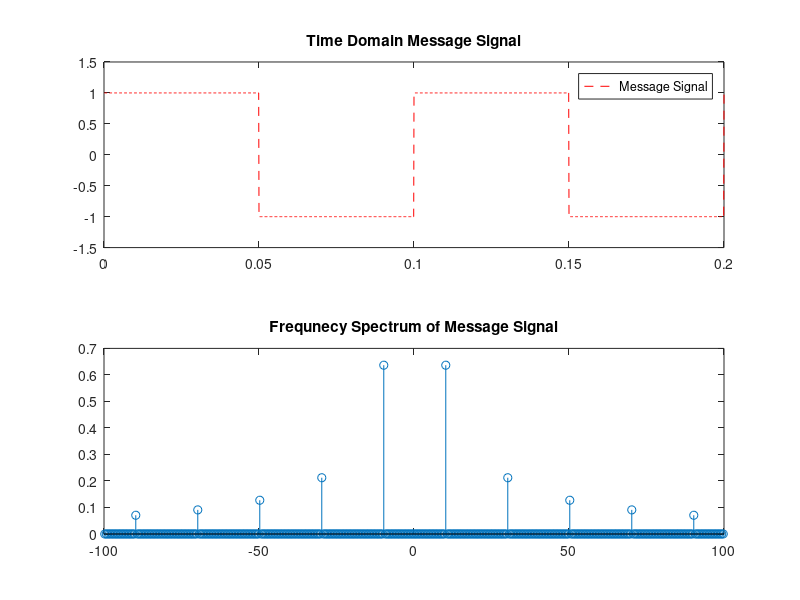
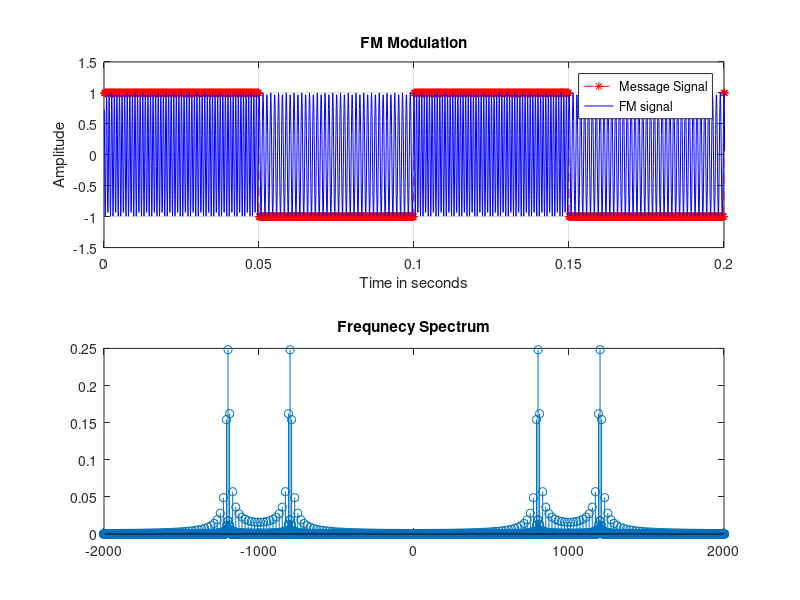
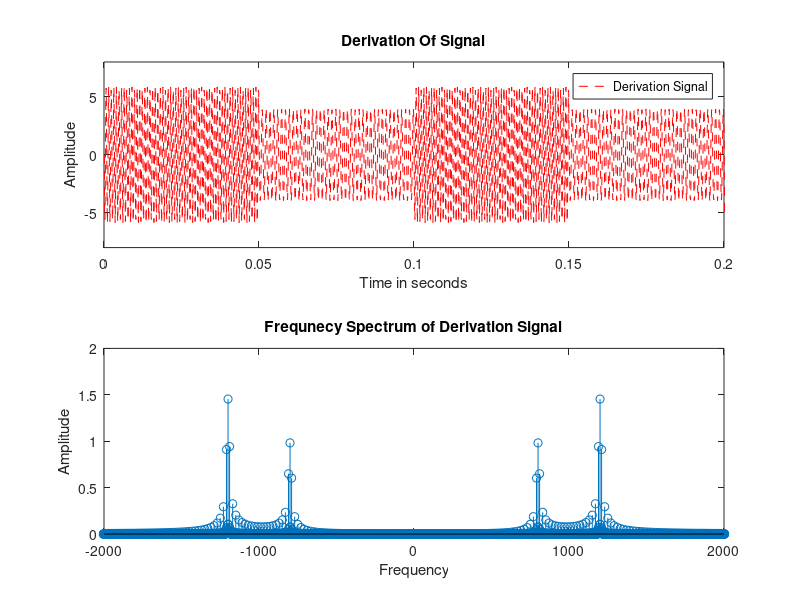

These figures' MATLAB source, in order: (Note: this script raises an error after producing the figures.)
clc
clear
close
fs = 1e4;
ts = 1 / fs;
T = 2;
t = ts:ts:T;
mp = 1;
fm = 10; % Bandwidth

m = mp*square(2*pi*fm*t); 
figure(1)
subplot(2,1,1)
plot(t,m,'r--')
legend('Message Signal')
title('Time Domain Message Signal')
axis([0 2/fm -1.5 1.5])

%Frequnecy Spectrum of Message Signal
n = length(m);
fre = fftshift(fft(m,n)); %Computes the Fourier Transform ( y-axis)
f = (-(n-1)/2 : (n-1)/2)*(fs/n);%generates the discrete frequency (x-axix)
subplot(2,1,2)
stem(f,abs(fre)/n) % W = 2 (Delta_f + B) = 2(200 + 10) = 420Hz
xlim([-100 100])
title('Frequnecy Spectrum of Message Signal')

%FM Signal
kf =400*pi; % delta f = kf*mp / 2*pi  = 400*pi*1 / 2*pi = 200
m_intg = kf*ts*cumsum(m);%Numerical Integration 
fc = 1e3;
A = 1; 
s = A*cos(2*pi*fc*t + m_intg);%Fm signal
figure(2)
subplot(2,1,1)
plot(t,m,'r--*')
hold on
plot(t,s,'b')
axis([0 2/fm -1.5 1.5])
grid on
xlabel('Time in seconds')
ylabel('Amplitude')
legend('Message Signal','FM signal')
title('FM Modulation')

%Frequnecy Spectrum of FM signal
n = length(s);
fre = fftshift(fft(s,n)); %Computes the Fourier Transform ( y-axis)
f = (-(n-1)/2 : (n-1)/2)*(fs/n);%generates the discrete frequency (x-axix)
figure(2)
subplot(2,1,2)
stem(f,abs(fre)/n) % W = 2 (Delta_f + B) = 2(200 + 10) = 420Hz
xlim([-2000 2000])
title('Frequnecy Spectrum')


%Derivation
s_der  = diff([s(1) s])/ts/kf; %Numerical Derivation
figure(3)
subplot(2,1,1)
plot(t,s_der,'r--')
title('Derivation Of Signal')
legend('Derivation Signal')
xlabel('Time in seconds')
ylabel('Amplitude')
axis([0 2/fm -8 8])

%Spectrum Of Derivation Signal
n = length(s_der);
fre = fftshift(fft(s_der,n)); %Computes the Fourier Transform ( y-axis)
f = (-(n-1)/2 : (n-1)/2)*(fs/n);%generates the discrete frequency (x-axix)
figure(3)
subplot(2,1,2)
stem(f,abs(fre)/n) % W = 2 (Delta_f + B) = 2(200 + 10) = 420Hz
xlim([-2000 2000])
title('Frequnecy Spectrum of Derivation Signal')
xlabel('Frequency')
ylabel('Amplitude')

%Envelope Block
m_rec = envelope(s_der);
figure(4)
subplot(2,1,1)
plot(t,m_rec,'r')
xlim([0 4/fm])
xlabel('Time')
ylabel('Amplitude')
legend('Recovered Messsage')
title('Envelope Block')
figure(4)
n = length(m_rec);
fre = fftshift(fft(m_rec,n)); %Computes the Fourier Transform ( y-axis)
f = (-(n-1)/2 : (n-1)/2)*(fs/n);%generates the discrete frequency (x-axi
subplot(2,1,2)
stem(f,abs(fre)/n)
xlim([-100 100])
title('Frequnecy Spectrum of Envelope Block')
xlabel('Frequency')
ylabel('Amplitude')



% DC Blocker
m_rec = m_rec - mean(m_rec);
figure(5)
subplot(2,1,1)
plot(t,m_rec,'r')
xlabel('Time')
ylabel('Amplitude')
legend('Recovered Messsage')
title('DC Block')
axis([0 4/fm -1.5 1.5])
figure(5)
n = length(m_rec);
fre = fftshift(fft(m_rec,n)); %Computes the Fourier Transform ( y-axis)
f = (-(n-1)/2 : (n-1)/2)*(fs/n);%generates the discrete frequency (x-axi
subplot(2,1,2)
stem(f,abs(fre)/n)
xlim([-100 100])
title('Frequnecy Spectrum of  DC Block')
xlabel('Frequency')
ylabel('Amplitude')
